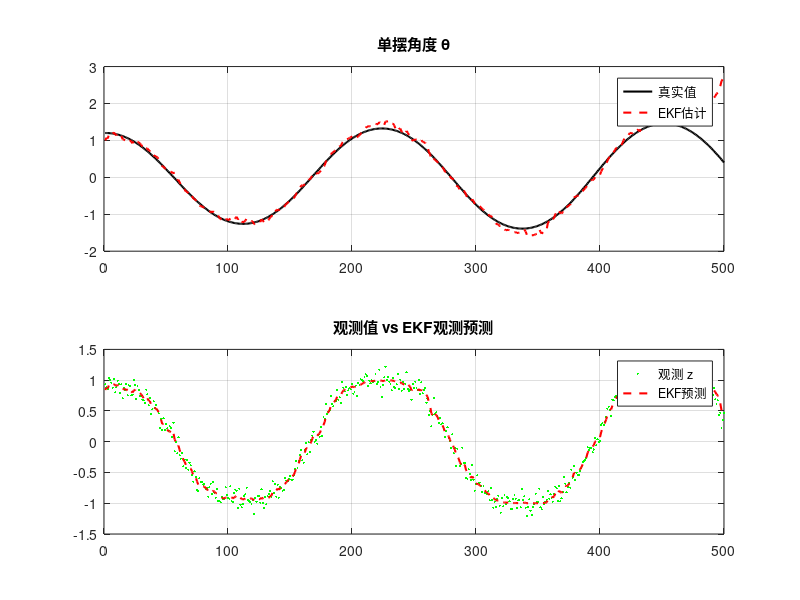

Recreate this plot in MATLAB.
%% 单摆非线性系统 + EKF 扩展卡尔曼滤波
clear; clc; close all;

%% 1. 系统参数
g = 9.81;       % 重力加速度
L = 1.0;        % 摆长
dt = 0.01;      % 采样时间
N = 500;        % 总步数

% 噪声协方差 —— 常数矩阵
Q = diag([1e-3, 1e-2]);   % 过程噪声协方差
R = 1e-2;                 % 观测噪声协方差

%% 2. 生成仿真真实状态 + 观测
theta = zeros(1, N);
theta_dot = zeros(1, N);
theta(1) = 1.2;  % 初始大角度（强非线性）

for k = 2:N
    theta(k) = theta(k-1) + theta_dot(k-1)*dt;
    theta_dot(k) = theta_dot(k-1) - (g/L)*sin(theta(k-1))*dt;
end

% 非线性观测：z = L*sin(theta) + v
z = L*sin(theta) + sqrt(R)*randn(1, N);

%% 3. EKF 初始化
x_hat = zeros(2, N);    % 状态估计 [角度; 角速度]
x_hat(:,1) = [1.0; 0.0]; % 初始估计

P = eye(2);             % 初始协方差

%% 4. EKF 主循环
for k = 2:N
    % ===================== 预测步 Predict =====================
    x_prev = x_hat(:, k-1);
    th_prev = x_prev(1);
    dth_prev = x_prev(2);

    % 非线性状态预测
    x_pred = [
        th_prev + dth_prev * dt;
        dth_prev - (g/L)*sin(th_prev)*dt;
    ];

    % 状态雅可比 F —— 在 x_prev 处线性化
    F = [
        1, dt;
        -(g/L)*cos(th_prev)*dt, 1
    ];

    % 协方差预测
    P_pred = F * P * F' + Q;

    % ===================== 更新步 Update =====================
    th_pred = x_pred(1);

    % 非线性观测预测
    z_pred = L * sin(th_pred);

    % 观测雅可比 H —— 在 x_pred 处线性化
    H = [ L*cos(th_pred), 0 ];

    % 卡尔曼增益
    S = H * P_pred * H' + R;
    K = P_pred * H' / S;

    % 状态更新
    residual = z(k) - z_pred;
    x_hat(:,k) = x_pred + K * residual;

    % 协方差更新
    P = (eye(2) - K*H) * P_pred;
end

%% 5. 绘图
figure('Position',[100,100,800,600])

subplot(2,1,1)
plot(theta, 'k', 'LineWidth',1.5); hold on;
plot(x_hat(1,:), 'r--', 'LineWidth',1.5);
title('单摆角度 \theta');
legend('真实值','EKF估计'); grid on;

subplot(2,1,2)
plot(z, 'g.','MarkerSize',5); hold on;
plot(L*sin(x_hat(1,:)), 'r--','LineWidth',1.5);
title('观测值 vs EKF观测预测');
legend('观测 z','EKF预测'); grid on;
